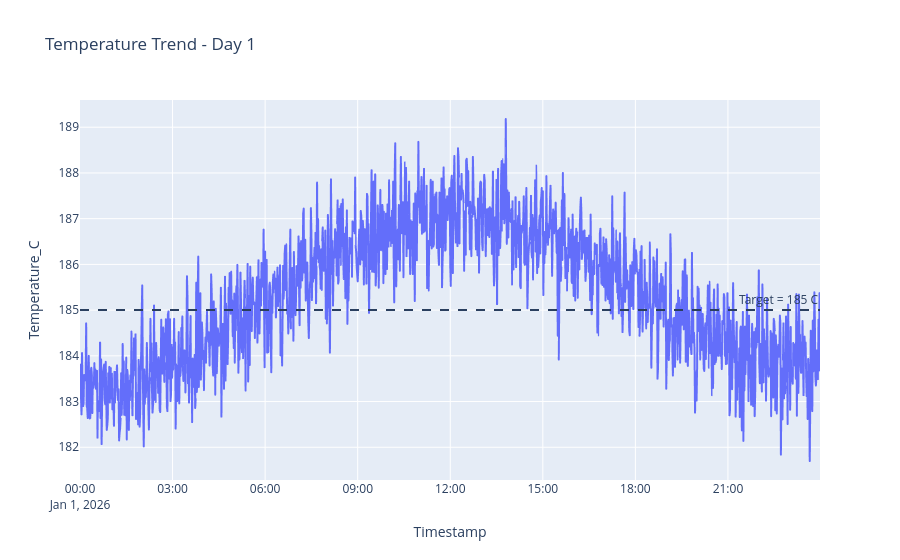

Notebook cell for this chart:
### Code cell
fig.add_hline(
    y=185,
    line_dash="dash",
    annotation_text="Target = 185 C"
)

fig.show()

### Figure 1 — Plotly figure (JSON) as saved in the notebook; plotly's stock layout.template omitted (floating-point values rounded to 4 significant figures; data arrays with more than 128 entries replaced by an {"elided": "..."} marker saying what was removed)
{"data": [{"hovertemplate": "Timestamp=%{x}<br>Temperature_C=%{y}<extra></extra>", "legendgroup": "", "line": {"color": "#636efa", "dash": "solid"}, "marker": {"symbol": "circle"}, "mode": "lines", "name": "", "showlegend": false, "type": "scattergl", "x": {"elided": "1440 str values"}, "xaxis": "x", "y": {"elided": "1440 float values"}, "yaxis": "y"}], "layout": {"annotations": [{"showarrow": false, "text": "Target = 185 C", "x": 1, "xanchor": "right", "xref": "x domain", "y": 185, "yanchor": "bottom", "yref": "y"}], "legend": {"tracegroupgap": 0}, "shapes": [{"line": {"dash": "dash"}, "type": "line", "x0": 0, "x1": 1, "xref": "x domain", "y0": 185, "y1": 185, "yref": "y"}], "title": {"text": "Temperature Trend - Day 1"}, "xaxis": {"anchor": "y", "domain": [0, 1], "title": {"text": "Timestamp"}}, "yaxis": {"anchor": "x", "domain": [0, 1], "title": {"text": "Temperature_C"}}}}
